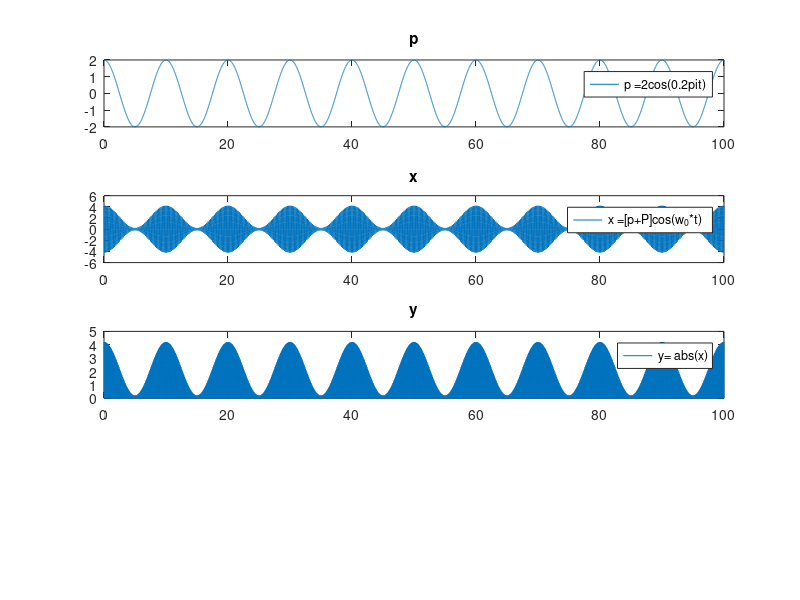

MATLAB code to generate this figure: (Note: this script raises an error after producing the figure.)

%======================================================================
% Ali Omrani
% id = 810193457
% Computer Assignment 2 - Problem 3 - 4
% University of Tehran, Electrical and Computer Engineering faculty
% Signals and Systems, Fall 95
%======================================================================
Ts = 0.01;
T = 100;
t = 0:Ts:T;

p = 2*cos(0.2*pi*t);

omega0 = 10*pi;
P =1.1*abs(min(p));

x = (p+P).*cos(omega0*t);

y = abs(x);
subplot(4,1,1);
plot(t,p);
title('p');
legend('p =2cos(0.2pit)');
subplot(4,1,2);
plot(t,x);
title('x');
legend('x =[p+P]cos(w_0*t)')


subplot(4,1,3);
plot(t, y);
title('y');
legend('y= abs(x)');

h = exp(-0.8*t).*heaviside(t);
z = conv(h, y)*Ts;


subplot(4,1,4);
t= -T:Ts:T;
plot(t,z);
title('z');
legend('z = y*h');